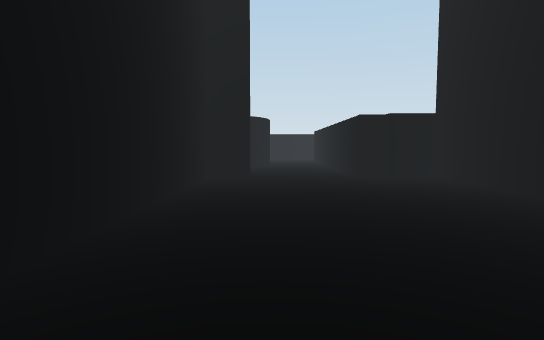
View 1 (above)

21 first-person views from a walk through a 3-D level made in the Unity game engine. The camera is 1.2 m above the floor, tilts 4° down and sees 80° across. The floor is counted in squares, 2 m on a side. Each view is taken from the middle of a square. On the plan, view 1 faces up. The plan holds only what a view shows up to about 10 squares ahead; the rest is blank. The player character is not drawn.

View 2
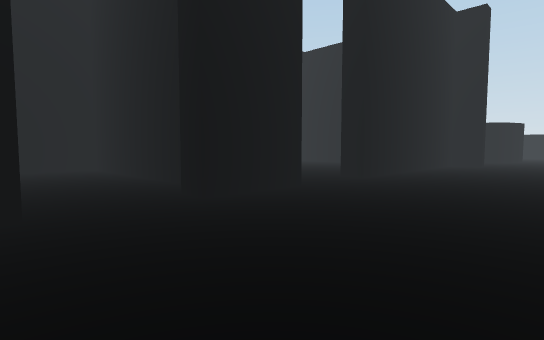

View 3
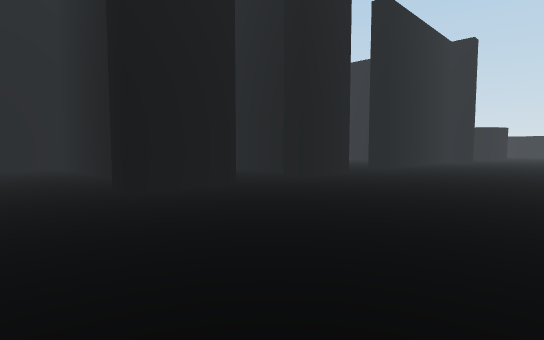

View 4
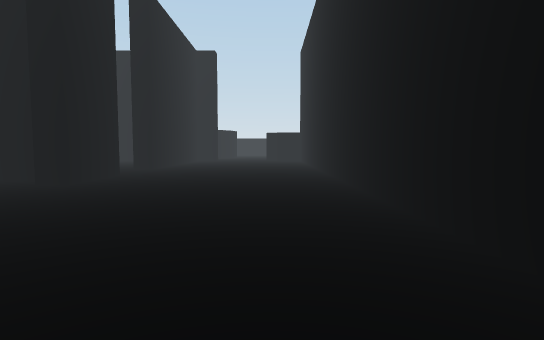

View 5
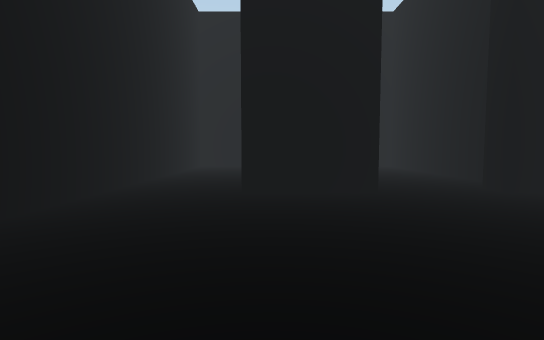

View 6
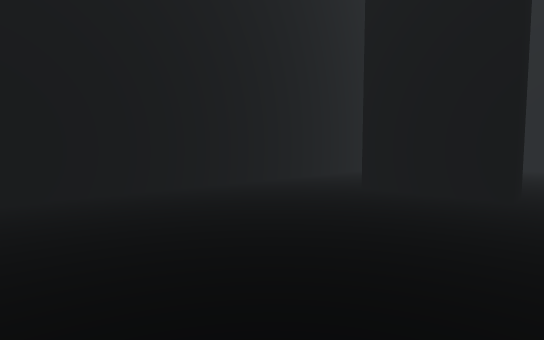

View 7
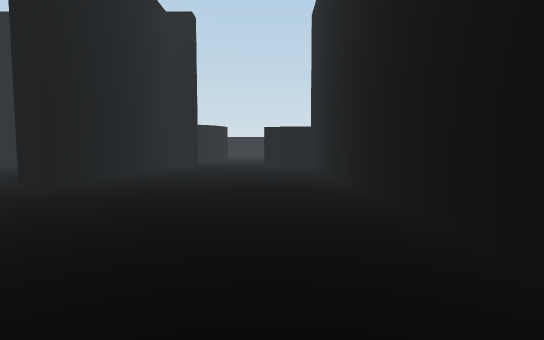

View 8
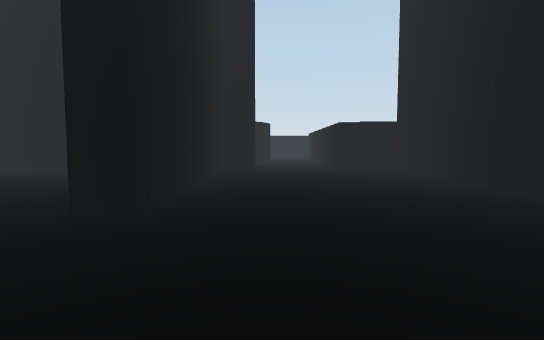

View 9
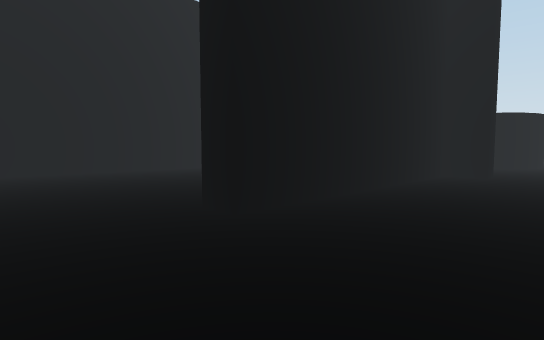

View 10
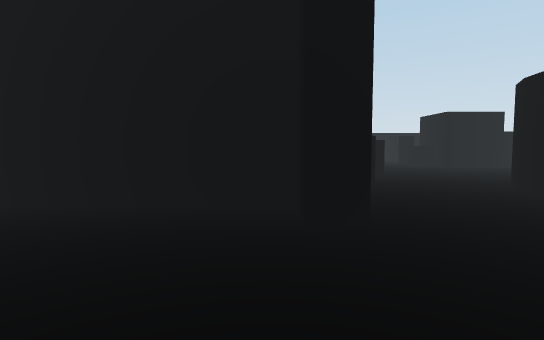

View 11
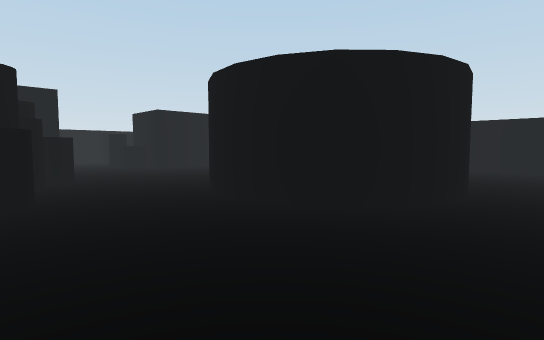

View 12
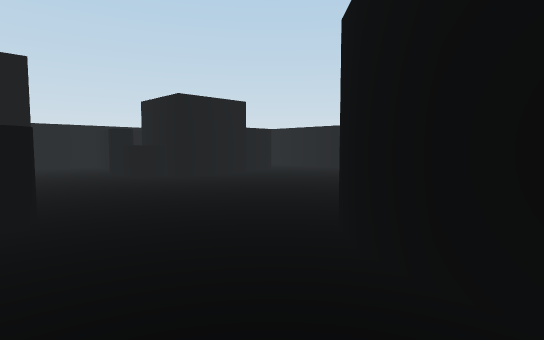

View 13
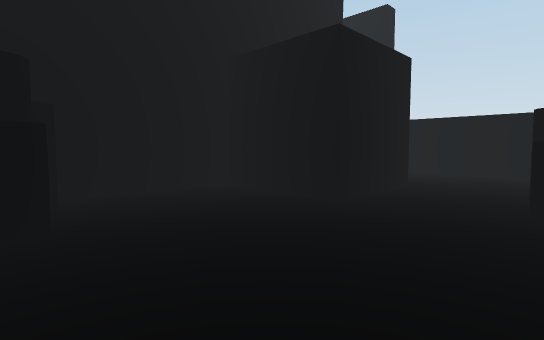

View 14
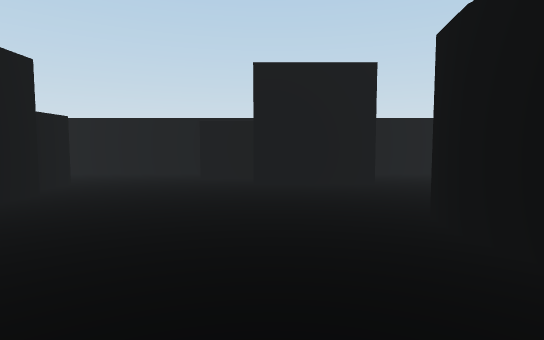

View 15
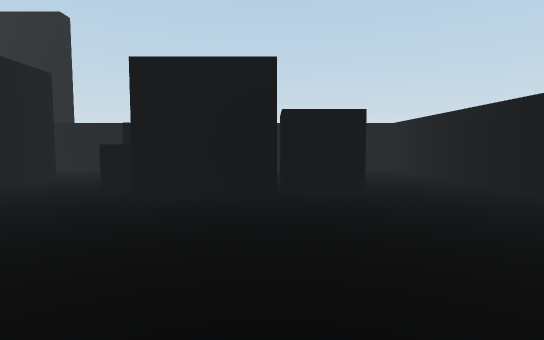

View 16
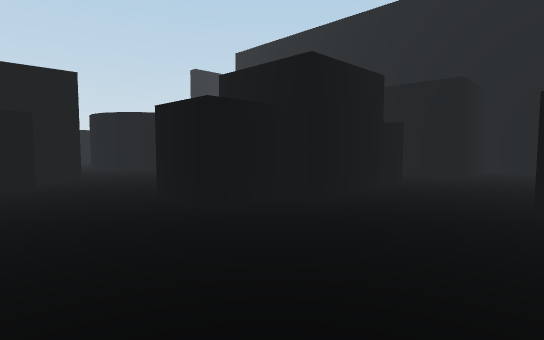

View 17
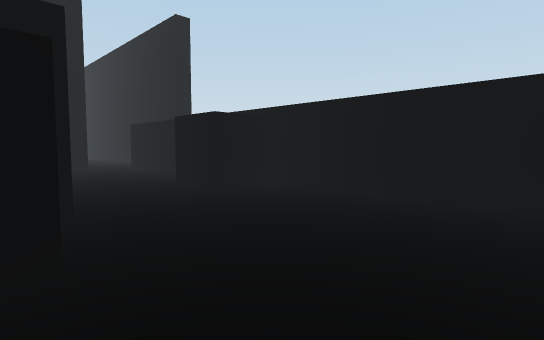

View 18
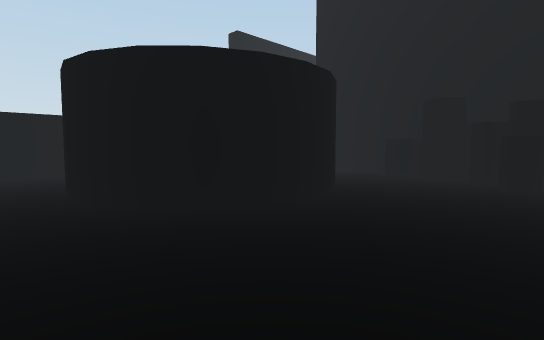

View 19
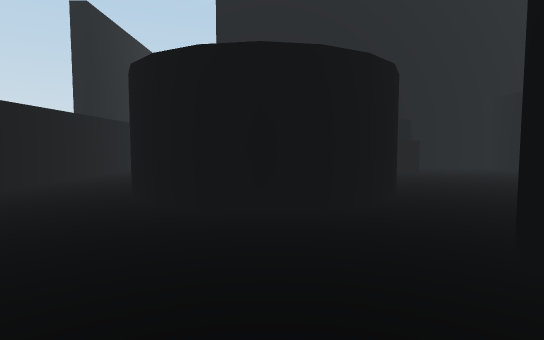

View 20
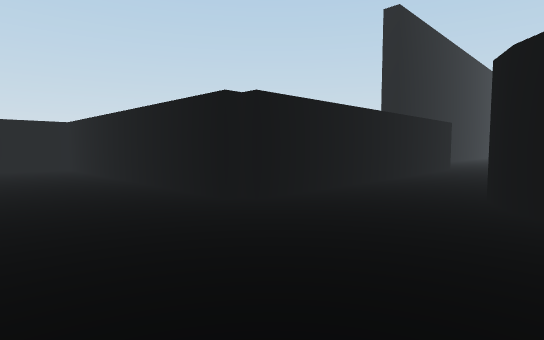

View 21
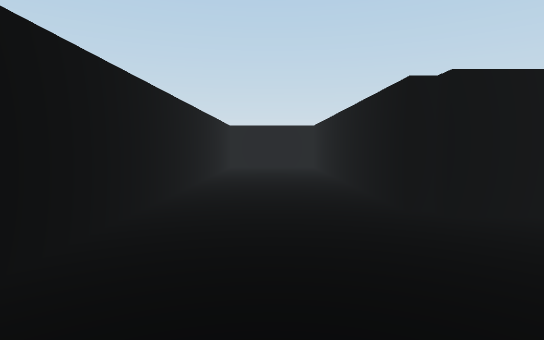

### Floor plan
Ten units are one square. View 1 is at (0, 0); x grows to the right and y downward. Boxes are objects, and circles mark ways between rooms. Rooms are numbered by the first view taken in them; rooms with no view inside come last. Other rooms are left out.
<svg viewBox="-133 -170 225 257">
<path fill="none" stroke="#000" d="M-12 10 -12 29 -18 29M-21 23 -72 23 -72 54M-18 46 -12 46 -12 64 -18 64M-35 58 -72 58 -72 71M33 66 33 -63 22 -63M-12 -63 -12 -8 -18 -8M24 -65 17 -65 17 -75M-70 82 28 82M-24 -68 -11 -68M-4 -123 -2 -118 -1 -112 -2 -106 -4 -101 -8 -97 -13 -94 -19 -93 -25 -94 -30 -97 -34 -101 -36 -106 -37 -112 -36 -118 -34 -123 -30 -127 -25 -130M-32 -143 -53 -143 -53 -150M-4 -69 -4 -63M-79 -131 -79 -112M-101 -89 -81 -89 -81 -68 -58 -68M17 -75 17 -135M-97 -115 -97 -131 -92 -131M-66 -162 -128 -162 -128 -65M-116 -68 -101 -68 -101 -89M20 -137 87 -137 87 -162 -28 -162M-25 -130 -19 -131 -13 -130 -8 -127 -4 -123M-72 -44 -72 4M-51 -63 -70 -63"/>
<rect x="-95" y="-115" width="10" height="10" fill="#bbb"><title>black cube</title></rect>
<rect x="-85" y="-115" width="10" height="10" fill="#bbb"><title>black cylinder</title></rect>
<rect x="-65" y="-75" width="10" height="10" fill="#bbb"><title>black cylinder</title></rect>
<rect x="-55" y="-85" width="10" height="10" fill="#bbb"><title>black cylinder</title></rect>
<rect x="-45" y="-75" width="10" height="10" fill="#bbb"><title>black cylinder</title></rect>
<rect x="-35" y="-75" width="10" height="10" fill="#bbb"><title>black cylinder</title></rect>
<rect x="-125" y="-125" width="10" height="10" fill="#bbb"><title>black cube</title></rect>
<rect x="-95" y="-145" width="10" height="10" fill="#bbb"><title>black cube</title></rect>
<rect x="-65" y="-165" width="10" height="10" fill="#bbb"><title>black cube</title></rect>
<circle cx="5" cy="-65" r="3" fill="#2a7"/>
<circle cx="-10" cy="5" r="3" fill="#2a7"/>
<circle cx="-63" cy="-140" r="3" fill="#2a7"/>
<circle cx="-90" cy="-105" r="3" fill="#2a7"/>
<circle cx="-7" cy="-130" r="3" fill="#2a7"/>
<text x="0" y="20">1</text>
<text x="-40" y="-100">2</text>
<text x="-100" y="-130">3</text>
<text x="20" y="-150">4</text>
<text x="-40" y="-20">5</text>
</svg>
Room 1 opens to room 2. Room 1 opens to room 5. Room 2 opens to room 3. Room 2 opens to room 4.

Where each view was taken, in squares from view 1:
view 1: 0 up, 0 right, facing up
view 2: 5 down, 2 right, facing up-left
view 3: 8 down, 3 right, facing up-left
view 4: 8 down, 2 right, facing up
view 5: 6 down, 3 right, facing left
view 6: 4 down, 3 right, facing down-left
view 7: 4 down, 2 right, facing up
view 8: 2 down, 0 right, facing up
view 9: 1 down, 1 right, facing up-left
view 10: 6 up, 2 right, facing left
view 11: 7 up, 1 right, facing up-left
view 12: 8 up, 2 left, facing up-left
view 13: 11 up, 5 left, facing down-left
view 14: 9 up, 5 left, facing up
view 15: 13 up, 4 left, facing left
view 16: 16 up, 12 left, facing down-right
view 17: 16 up, 9 left, facing down-left
view 18: 14 up, 6 left, facing down-right
view 19: 16 up, 2 left, facing down
view 20: 16 up, 1 left, facing down-right
view 21: 15 up, 1 left, facing right
